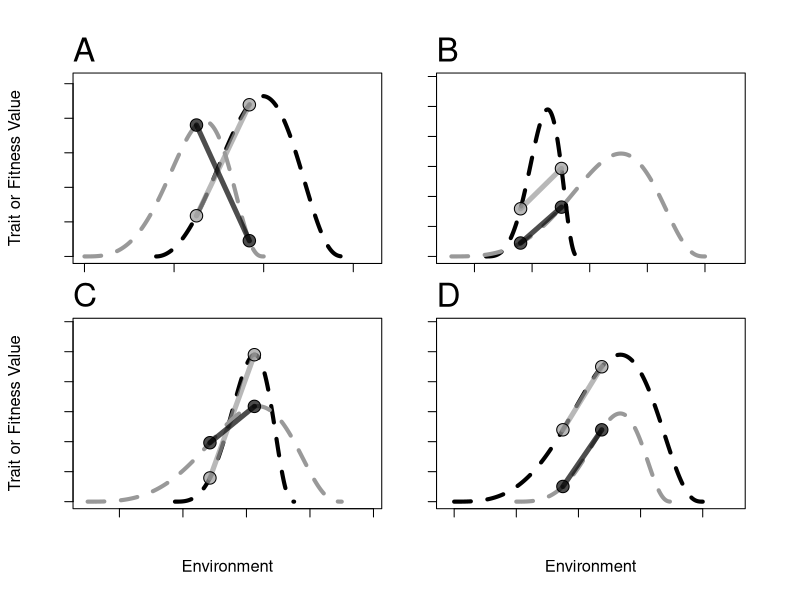

Generate this figure with R:

my_alpha <- function(col, alpha){
  hexed <- col2rgb(col)
  return(
    rgb(hexed[1,1], hexed[2,1], hexed[3,1], alpha = (alpha)*255,
        maxColorValue = 255)
  )
}

stretch.kumara <- function(x, a, b, c){
  return(c*((a*b*x^(a-1) ) * (1-x^a)^(b-1)))
}


scale.kumara2 <- function(x, a, b, c, d, e){
  xs <- (x - d)/(e - d)
  mod.fit <- c*((a*b*xs^(a-1) ) * (1-xs^a)^(b-1))
  return(list(xs = xs, mod.fit=mod.fit))
}


unscale.kumara <- function(x, a, b, c, d, e){
  xs <- x*(e - d) + d
  mod.fit <- c*((a*b*x^(a-1) ) * (1-x^a)^(b-1))
  return(list(xs = xs, mod.fit=mod.fit))
}


#conceptual plot of continuous and binary reaction norm sampling

#-----------------interaction scenerio----------------
pdf("figures/fig1.pdf")
#png(filename = "analyses_and_viz/conceptual_ReNorm.png")
par(mfrow=c(2,2))
par(mar=c(2,4,4,1)*1.1)

xseq <- seq(0, 1, length.out = 500)
a <- c(3, 4)
b <- c(4, 4)
c <- c(1.1, 0.8)
d <- c(4, 0)
e <- c(14.5, 10)

s1 <- unscale.kumara(x = xseq, a = a[1], b = b[1], c = c[1], d = d[1], e = e[1])
s2 <- unscale.kumara(x = xseq, a = a[2], b = b[2], c = c[2], d = d[2], e = e[2])

yrng <- range(c(s1$mod.fit, s2$mod.fit))*c(0.9, 1.1)
xrng <- range(c(s1$xs, s2$xs))*c(0.9, 1.1)

plot(NA, NA, xlim=xrng, ylim=yrng, axes=F, cex.lab=1.2,
     xlab="", ylab="Trait or Fitness Value", main="")
box()
axis(side = 1, labels = F)
axis(side = 2, labels = F)
pcex <- 2
mtext(text = "A", side = 3, adj = 0, cex = pcex, line = 0.5)

liwd <- 5
lines(s1$xs, s1$mod.fit, lwd=4, lty=2)
lines(s2$xs, s2$mod.fit, lwd=4, lty=2, col="grey60")

xseq <- seq(6.25, 9.2, length.out = 500)
s1 <- scale.kumara2(x = xseq, a = a[1], b = b[1], c = c[1], d = d[1], e = e[1])
s2 <- scale.kumara2(x = xseq, a = a[2], b = b[2], c = c[2], d = d[2], e = e[2])

#pty <- 22
pty <- 21
pcx <- 2

alph <- 0.7

segments(x0 = xseq[1], y0 = s1$mod.fit[1],
         x1 = tail(xseq, 1), y1 = tail(s1$mod.fit, 1), col=my_alpha("grey60", alph), lwd=liwd)

segments(x0 = xseq[1], y0 = s2$mod.fit[1],
         x1 = tail(xseq, 1), y1 = tail(s2$mod.fit, 1), col=my_alpha("black", alph), lwd=liwd)

points(xseq[1], s1$mod.fit[1], bg = my_alpha("grey60", alph), pch=pty, cex=pcx)
points(tail(xseq, 1), tail(s1$mod.fit, 1), bg = my_alpha("grey60", alph), pch=pty, cex=pcx)

points(xseq[1], s2$mod.fit[1], pch=pty, bg = my_alpha("black", alph), cex=pcx)
points(tail(xseq, 1), tail(s2$mod.fit, 1),pch=pty, bg = my_alpha("black", alph), cex=pcx)


#-------------false parallel scenerio-----------------
par(mar=c(2,2,4,3)*1.1)

xseq <- seq(0, 1, length.out = 500)
a <- c(4, 4)
b <- c(4, 4)
c <- c(1, 0.7)
d <- c(6, 3)
e <- c(14, 25)

s1 <- unscale.kumara(x = xseq, a = a[1], b = b[1], c = c[1], d = d[1], e = e[1])
s2 <- unscale.kumara(x = xseq, a = a[2], b = b[2], c = c[2], d = d[2], e = e[2])

yrng <- range(c(s1$mod.fit, s2$mod.fit))*c(0.8, 1.2)
xrng <- range(c(s1$xs, s2$xs))*c(0.9, 1.1)

plot(NA, NA, xlim=xrng, ylim=yrng, axes=F, cex.lab=1.2,
     xlab="", ylab="")
box()
axis(side = 1, labels = F)
axis(side = 2, labels = F)
mtext(text = "B", side = 3, adj = 0, cex = pcex, line = 0.5)


lines(s1$xs, s1$mod.fit, lwd=4, lty=2)
lines(s2$xs, s2$mod.fit, lwd=4, lty=2, col="grey60")

xseq <- seq(9, 12.55, length.out = 500)
s1 <- scale.kumara2(x = xseq, a = a[1], b = b[1], c = c[1], d = d[1], e = e[1])
s2 <- scale.kumara2(x = xseq, a = a[2], b = b[2], c = c[2], d = d[2], e = e[2])

segments(x0 = xseq[1], y0 = s1$mod.fit[1],
         x1 = tail(xseq, 1), y1 = tail(s1$mod.fit, 1), col=my_alpha("grey60", alph), lwd=liwd)

segments(x0 = xseq[1], y0 = s2$mod.fit[1],
         x1 = tail(xseq, 1), y1 = tail(s2$mod.fit, 1), col=my_alpha("black", alph), lwd=liwd)

points(xseq[1], s1$mod.fit[1], bg = my_alpha("grey60", alph), pch=pty, cex=pcx)
points(tail(xseq, 1), tail(s1$mod.fit, 1), bg = my_alpha("grey60", alph), pch=pty, cex=pcx)

points(xseq[1], s2$mod.fit[1], pch=pty, bg = my_alpha("black", alph), cex=pcx)
points(tail(xseq, 1), tail(s2$mod.fit, 1),pch=pty, bg = my_alpha("black", alph), cex=pcx)



#-------------specialist generalist-----------------
par(mar=c(5,4,1,1)*1.1)

xseq <- seq(0, 1, length.out = 500)
a <- c(4, 4)
b <- c(4, 4)
c <- c(1, 0.65)
d <- c(3.75, 1)
e <- c(7.5, 9)

s1 <- unscale.kumara(x = xseq, a = a[1], b = b[1], c = c[1], d = d[1], e = e[1])
s2 <- unscale.kumara(x = xseq, a = a[2], b = b[2], c = c[2], d = d[2], e = e[2])

yrng <- range(c(s1$mod.fit, s2$mod.fit))*c(0.8, 1.2)
xrng <- range(c(s1$xs, s2$xs))*c(0.9, 1.1)


plot(NA, NA, xlim=xrng, ylim=yrng, axes=F, cex.lab=1.2,
     xlab="Environment", ylab="Trait or Fitness Value")
box()
axis(side = 1, labels = F)
axis(side = 2, labels = F)
mtext(text = "C", side = 3, adj = 0, cex = pcex, line = 0.5)

lines(s1$xs, s1$mod.fit, lwd=4, lty=2)
lines(s2$xs, s2$mod.fit, lwd=4, lty=2, col="grey60")

xseq <- seq(4.85, 6.25, length.out = 500)
s1 <- scale.kumara2(x = xseq, a = a[1], b = b[1], c = c[1], d = d[1], e = e[1])
s2 <- scale.kumara2(x = xseq, a = a[2], b = b[2], c = c[2], d = d[2], e = e[2])

segments(x0 = xseq[1], y0 = s1$mod.fit[1],
         x1 = tail(xseq, 1), y1 = tail(s1$mod.fit, 1), col=my_alpha("grey60", alph), lwd=liwd)

segments(x0 = xseq[1], y0 = s2$mod.fit[1],
         x1 = tail(xseq, 1), y1 = tail(s2$mod.fit, 1), col=my_alpha("black", alph), lwd=liwd)

points(xseq[1], s1$mod.fit[1], bg = my_alpha("grey60", alph), pch=pty, cex=pcx)
points(tail(xseq, 1), tail(s1$mod.fit, 1), bg = my_alpha("grey60", alph), pch=pty, cex=pcx)

points(xseq[1], s2$mod.fit[1], pch=pty, bg = my_alpha("black", alph), cex=pcx)
points(tail(xseq, 1), tail(s2$mod.fit, 1),pch=pty, bg = my_alpha("black", alph), cex=pcx)


#-------------always lower always higher parallel-----------------
par(mar=c(5,2,1,3)*1.1)
xseq <- seq(0, 1, length.out = 500)
a <- c(4, 4)
b <- c(4, 4)
c <- c(1, 0.6)
d <- c(2, 4)
e <- c(10, 9)

s1 <- unscale.kumara(x = xseq, a = a[1], b = b[1], c = c[1], d = d[1], e = e[1])
s2 <- unscale.kumara(x = xseq, a = a[2], b = b[2], c = c[2], d = d[2], e = e[2])

yrng <- range(c(s1$mod.fit, s2$mod.fit))*c(0.8, 1.2)
xrng <- range(c(s1$xs, s2$xs))*c(0.9, 1.1)


plot(NA, NA, xlim=xrng, ylim=yrng, axes=F, cex.lab=1.2,
     xlab="Environment", ylab="")
box()
axis(side = 1, labels = F)
axis(side = 2, labels = F)
mtext(text = "D", side = 3, adj = 0, cex = pcex, line = 0.5)

lines(s1$xs, s1$mod.fit, lwd=4, lty=2)
lines(s2$xs, s2$mod.fit, lwd=4, lty=2, col="grey60")

xseq <- seq(5.5, 6.75, length.out = 500)
s1 <- scale.kumara2(x = xseq, a = a[1], b = b[1], c = c[1], d = d[1], e = e[1])
s2 <- scale.kumara2(x = xseq, a = a[2], b = b[2], c = c[2], d = d[2], e = e[2])

segments(x0 = xseq[1], y0 = s1$mod.fit[1],
         x1 = tail(xseq, 1), y1 = tail(s1$mod.fit, 1), col=my_alpha("grey60", alph), lwd=liwd)

segments(x0 = xseq[1], y0 = s2$mod.fit[1],
         x1 = tail(xseq, 1), y1 = tail(s2$mod.fit, 1), col=my_alpha("black", alph), lwd=liwd)

points(xseq[1], s1$mod.fit[1], bg = my_alpha("grey60", alph), pch=pty, cex=pcx)
points(tail(xseq, 1), tail(s1$mod.fit, 1), bg = my_alpha("grey60", alph), pch=pty, cex=pcx)

points(xseq[1], s2$mod.fit[1], pch=pty, bg = my_alpha("black", alph), cex=pcx)
points(tail(xseq, 1), tail(s2$mod.fit, 1),pch=pty, bg = my_alpha("black", alph), cex=pcx)


dev.off()
